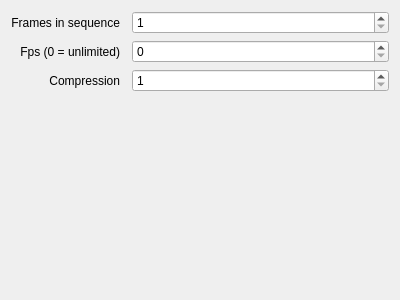
<?xml version="1.0" encoding="UTF-8"?>
<ui version="4.0">
 <class>AquisitionConfig</class>
 <widget class="IConfigItem" name="AquisitionConfig">
  <property name="geometry">
   <rect>
    <x>0</x>
    <y>0</y>
    <width>400</width>
    <height>300</height>
   </rect>
  </property>
  <property name="windowTitle">
   <string>Aquisition</string>
  </property>
  <layout class="QGridLayout" name="gridLayout">
   <item row="0" column="0">
    <widget class="QLabel" name="label">
     <property name="text">
      <string>Frames in sequence</string>
     </property>
     <property name="alignment">
      <set>Qt::AlignRight|Qt::AlignTrailing|Qt::AlignVCenter</set>
     </property>
    </widget>
   </item>
   <item row="0" column="2">
    <widget class="QSpinBox" name="m_SeqLength">
     <property name="sizePolicy">
      <sizepolicy hsizetype="MinimumExpanding" vsizetype="Fixed">
       <horstretch>0</horstretch>
       <verstretch>0</verstretch>
      </sizepolicy>
     </property>
     <property name="minimum">
      <number>1</number>
     </property>
     <property name="maximum">
      <number>1000</number>
     </property>
    </widget>
   </item>
   <item row="1" column="0">
    <widget class="QLabel" name="label_2">
     <property name="text">
      <string>Fps (0 = unlimited)</string>
     </property>
     <property name="alignment">
      <set>Qt::AlignRight|Qt::AlignTrailing|Qt::AlignVCenter</set>
     </property>
    </widget>
   </item>
   <item row="1" column="2">
    <widget class="QSpinBox" name="m_Fps">
     <property name="sizePolicy">
      <sizepolicy hsizetype="MinimumExpanding" vsizetype="Fixed">
       <horstretch>0</horstretch>
       <verstretch>0</verstretch>
      </sizepolicy>
     </property>
     <property name="maximum">
      <number>25</number>
     </property>
    </widget>
   </item>
   <item row="2" column="0">
    <widget class="QLabel" name="label_3">
     <property name="text">
      <string>Compression</string>
     </property>
     <property name="alignment">
      <set>Qt::AlignRight|Qt::AlignTrailing|Qt::AlignVCenter</set>
     </property>
    </widget>
   </item>
   <item row="3" column="0" colspan="3">
    <spacer name="verticalSpacer">
     <property name="orientation">
      <enum>Qt::Vertical</enum>
     </property>
     <property name="sizeHint" stdset="0">
      <size>
       <width>20</width>
       <height>40</height>
      </size>
     </property>
    </spacer>
   </item>
   <item row="2" column="2">
    <widget class="QSpinBox" name="m_Compression">
     <property name="sizePolicy">
      <sizepolicy hsizetype="MinimumExpanding" vsizetype="Fixed">
       <horstretch>0</horstretch>
       <verstretch>0</verstretch>
      </sizepolicy>
     </property>
     <property name="minimum">
      <number>1</number>
     </property>
    </widget>
   </item>
  </layout>
 </widget>
 <layoutdefault spacing="6" margin="11"/>
 <customwidgets>
  <customwidget>
   <class>IConfigItem</class>
   <extends>QWidget</extends>
   <header>iconfigitem.h</header>
   <container>1</container>
  </customwidget>
 </customwidgets>
 <resources/>
 <connections>
  <connection>
   <sender>m_SeqLength</sender>
   <signal>valueChanged(int)</signal>
   <receiver>AquisitionConfig</receiver>
   <slot>setSeqLength(int)</slot>
   <hints>
    <hint type="sourcelabel">
     <x>253</x>
     <y>18</y>
    </hint>
    <hint type="destinationlabel">
     <x>199</x>
     <y>149</y>
    </hint>
   </hints>
  </connection>
  <connection>
   <sender>m_Fps</sender>
   <signal>valueChanged(int)</signal>
   <receiver>AquisitionConfig</receiver>
   <slot>setFps(int)</slot>
   <hints>
    <hint type="sourcelabel">
     <x>253</x>
     <y>44</y>
    </hint>
    <hint type="destinationlabel">
     <x>199</x>
     <y>149</y>
    </hint>
   </hints>
  </connection>
  <connection>
   <sender>m_Compression</sender>
   <signal>valueChanged(int)</signal>
   <receiver>AquisitionConfig</receiver>
   <slot>setCompression(int)</slot>
   <hints>
    <hint type="sourcelabel">
     <x>253</x>
     <y>70</y>
    </hint>
    <hint type="destinationlabel">
     <x>199</x>
     <y>149</y>
    </hint>
   </hints>
  </connection>
 </connections>
 <slots>
  <slot>setSeqLength(int)</slot>
  <slot>setFps(int)</slot>
  <slot>setCompression(int)</slot>
 </slots>
</ui>
